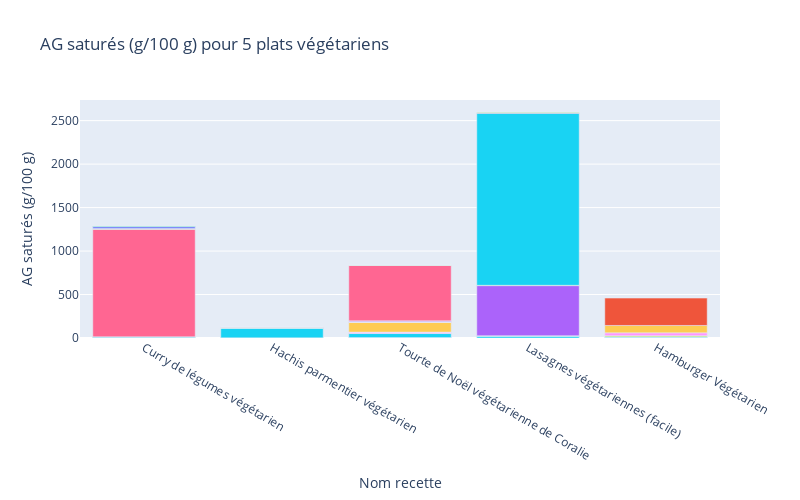

Notebook cell for this chart:
### Code cell
fig = px.bar(result, x="Nom recette", y="AG saturés (g/100 g)", color="Ingrédient", title="AG saturés (g/100 g) pour 5 plats végétariens", width=800, height=500)
fig.update_layout(showlegend=False)
fig.show()

### Figure 1 — Plotly figure (JSON) as saved in the notebook; plotly's stock layout.template omitted (floating-point values rounded to 4 significant figures)
{"data": [{"alignmentgroup": "True", "hovertemplate": "Ingrédient=ail<br>Nom recette=%{x}<br>AG saturés (g/100 g)=%{y}<extra></extra>", "legendgroup": "ail", "marker": {"color": "#636efa", "pattern": {"shape": ""}}, "name": "ail", "offsetgroup": "ail", "orientation": "v", "showlegend": true, "textposition": "auto", "type": "bar", "x": ["Curry de légumes végétarien", "Hachis parmentier végétarien", "Tourte de Noël végétarienne de Coralie"], "xaxis": "x", "y": [1.5, 0.5, 4.8], "yaxis": "y"}, {"alignmentgroup": "True", "hovertemplate": "Ingrédient=basilic<br>Nom recette=%{x}<br>AG saturés (g/100 g)=%{y}<extra></extra>", "legendgroup": "basilic", "marker": {"color": "#EF553B", "pattern": {"shape": ""}}, "name": "basilic", "offsetgroup": "basilic", "orientation": "v", "showlegend": true, "textposition": "auto", "type": "bar", "x": ["Curry de légumes végétarien"], "xaxis": "x", "y": [0.26], "yaxis": "y"}, {"alignmentgroup": "True", "hovertemplate": "Ingrédient=carotte<br>Nom recette=%{x}<br>AG saturés (g/100 g)=%{y}<extra></extra>", "legendgroup": "carotte", "marker": {"color": "#00cc96", "pattern": {"shape": ""}}, "name": "carotte", "offsetgroup": "carotte", "orientation": "v", "showlegend": true, "textposition": "auto", "type": "bar", "x": ["Curry de légumes végétarien", "Hachis parmentier végétarien"], "xaxis": "x", "y": [1.9, 1.781], "yaxis": "y"}, {"alignmentgroup": "True", "hovertemplate": "Ingrédient=citron vert<br>Nom recette=%{x}<br>AG saturés (g/100 g)=%{y}<extra></extra>", "legendgroup": "citron vert", "marker": {"color": "#ab63fa", "pattern": {"shape": ""}}, "name": "citron vert", "offsetgroup": "citron vert", "orientation": "v", "showlegend": true, "textposition": "auto", "type": "bar", "x": ["Curry de légumes végétarien"], "xaxis": "x", "y": [0], "yaxis": "y"}, {"alignmentgroup": "True", "hovertemplate": "Ingrédient=concentre de tomate<br>Nom recette=%{x}<br>AG saturés (g/100 g)=%{y}<extra></extra>", "legendgroup": "concentre de tomate", "marker": {"color": "#FFA15A", "pattern": {"shape": ""}}, "name": "concentre de tomate", "offsetgroup": "concentre de tomate", "orientation": "v", "showlegend": true, "textposition": "auto", "type": "bar", "x": ["Curry de légumes végétarien"], "xaxis": "x", "y": [0.6975], "yaxis": "y"}, {"alignmentgroup": "True", "hovertemplate": "Ingrédient=courgette<br>Nom recette=%{x}<br>AG saturés (g/100 g)=%{y}<extra></extra>", "legendgroup": "courgette", "marker": {"color": "#19d3f3", "pattern": {"shape": ""}}, "name": "courgette", "offsetgroup": "courgette", "orientation": "v", "showlegend": true, "textposition": "auto", "type": "bar", "x": ["Curry de légumes végétarien", "Lasagnes végétariennes (facile)"], "xaxis": "x", "y": [10, 20], "yaxis": "y"}, {"alignmentgroup": "True", "hovertemplate": "Ingrédient=creme de coco<br>Nom recette=%{x}<br>AG saturés (g/100 g)=%{y}<extra></extra>", "legendgroup": "creme de coco", "marker": {"color": "#FF6692", "pattern": {"shape": ""}}, "name": "creme de coco", "offsetgroup": "creme de coco", "orientation": "v", "showlegend": true, "textposition": "auto", "type": "bar", "x": ["Curry de légumes végétarien"], "xaxis": "x", "y": [1238.0], "yaxis": "y"}, {"alignmentgroup": "True", "hovertemplate": "Ingrédient=cumin<br>Nom recette=%{x}<br>AG saturés (g/100 g)=%{y}<extra></extra>", "legendgroup": "cumin", "marker": {"color": "#B6E880", "pattern": {"shape": ""}}, "name": "cumin", "offsetgroup": "cumin", "orientation": "v", "showlegend": true, "textposition": "auto", "type": "bar", "x": ["Curry de légumes végétarien"], "xaxis": "x", "y": [2.888], "yaxis": "y"}, {"alignmentgroup": "True", "hovertemplate": "Ingrédient=echalote<br>Nom recette=%{x}<br>AG saturés (g/100 g)=%{y}<extra></extra>", "legendgroup": "echalote", "marker": {"color": "#FF97FF", "pattern": {"shape": ""}}, "name": "echalote", "offsetgroup": "echalote", "orientation": "v", "showlegend": true, "textposition": "auto", "type": "bar", "x": ["Curry de légumes végétarien", "Tourte de Noël végétarienne de Coralie"], "xaxis": "x", "y": [3.6, 0.96], "yaxis": "y"}, {"alignmentgroup": "True", "hovertemplate": "Ingrédient=patate douce<br>Nom recette=%{x}<br>AG saturés (g/100 g)=%{y}<extra></extra>", "legendgroup": "patate douce", "marker": {"color": "#FECB52", "pattern": {"shape": ""}}, "name": "patate douce", "offsetgroup": "patate douce", "orientation": "v", "showlegend": true, "textposition": "auto", "type": "bar", "x": ["Curry de légumes végétarien"], "xaxis": "x", "y": [2.1], "yaxis": "y"}, {"alignmentgroup": "True", "hovertemplate": "Ingrédient=pate de curry<br>Nom recette=%{x}<br>AG saturés (g/100 g)=%{y}<extra></extra>", "legendgroup": "pate de curry", "marker": {"color": "#636efa", "pattern": {"shape": ""}}, "name": "pate de curry", "offsetgroup": "pate de curry", "orientation": "v", "showlegend": true, "textposition": "auto", "type": "bar", "x": ["Curry de légumes végétarien"], "xaxis": "x", "y": [20.62], "yaxis": "y"}, {"alignmentgroup": "True", "hovertemplate": "Ingrédient=petit piment<br>Nom recette=%{x}<br>AG saturés (g/100 g)=%{y}<extra></extra>", "legendgroup": "petit piment", "marker": {"color": "#EF553B", "pattern": {"shape": ""}}, "name": "petit piment", "offsetgroup": "petit piment", "orientation": "v", "showlegend": true, "textposition": "auto", "type": "bar", "x": ["Curry de légumes végétarien"], "xaxis": "x", "y": [0.2325], "yaxis": "y"}, {"alignmentgroup": "True", "hovertemplate": "Ingrédient=poivre<br>Nom recette=%{x}<br>AG saturés (g/100 g)=%{y}<extra></extra>", "legendgroup": "poivre", "marker": {"color": "#00cc96", "pattern": {"shape": ""}}, "name": "poivre", "offsetgroup": "poivre", "orientation": "v", "showlegend": true, "textposition": "auto", "type": "bar", "x": ["Curry de légumes végétarien", "Lasagnes végétariennes (facile)"], "xaxis": "x", "y": [5.8, 5.8], "yaxis": "y"}, {"alignmentgroup": "True", "hovertemplate": "Ingrédient=sel<br>Nom recette=%{x}<br>AG saturés (g/100 g)=%{y}<extra></extra>", "legendgroup": "sel", "marker": {"color": "#ab63fa", "pattern": {"shape": ""}}, "name": "sel", "offsetgroup": "sel", "orientation": "v", "showlegend": true, "textposition": "auto", "type": "bar", "x": ["Curry de légumes végétarien", "Lasagnes végétariennes (facile)"], "xaxis": "x", "y": [null, null], "yaxis": "y"}, {"alignmentgroup": "True", "hovertemplate": "Ingrédient=celeri<br>Nom recette=%{x}<br>AG saturés (g/100 g)=%{y}<extra></extra>", "legendgroup": "celeri", "marker": {"color": "#FFA15A", "pattern": {"shape": ""}}, "name": "celeri", "offsetgroup": "celeri", "orientation": "v", "showlegend": true, "textposition": "auto", "type": "bar", "x": ["Hachis parmentier végétarien"], "xaxis": "x", "y": [null], "yaxis": "y"}, {"alignmentgroup": "True", "hovertemplate": "Ingrédient=huile d'olive<br>Nom recette=%{x}<br>AG saturés (g/100 g)=%{y}<extra></extra>", "legendgroup": "huile d'olive", "marker": {"color": "#19d3f3", "pattern": {"shape": ""}}, "name": "huile d'olive", "offsetgroup": "huile d'olive", "orientation": "v", "showlegend": true, "textposition": "auto", "type": "bar", "x": ["Hachis parmentier végétarien", "Tourte de Noël végétarienne de Coralie"], "xaxis": "x", "y": [114, 45.6], "yaxis": "y"}, {"alignmentgroup": "True", "hovertemplate": "Ingrédient=navet<br>Nom recette=%{x}<br>AG saturés (g/100 g)=%{y}<extra></extra>", "legendgroup": "navet", "marker": {"color": "#FF6692", "pattern": {"shape": ""}}, "name": "navet", "offsetgroup": "navet", "orientation": "v", "showlegend": true, "textposition": "auto", "type": "bar", "x": ["Hachis parmentier végétarien"], "xaxis": "x", "y": [0.5], "yaxis": "y"}, {"alignmentgroup": "True", "hovertemplate": "Ingrédient=oignon<br>Nom recette=%{x}<br>AG saturés (g/100 g)=%{y}<extra></extra>", "legendgroup": "oignon", "marker": {"color": "#B6E880", "pattern": {"shape": ""}}, "name": "oignon", "offsetgroup": "oignon", "orientation": "v", "showlegend": true, "textposition": "auto", "type": "bar", "x": ["Hachis parmentier végétarien", "Hamburger Végétarien ", "Lasagnes végétariennes (facile)"], "xaxis": "x", "y": [0, 0, 0], "yaxis": "y"}, {"alignmentgroup": "True", "hovertemplate": "Ingrédient=pain de mie<br>Nom recette=%{x}<br>AG saturés (g/100 g)=%{y}<extra></extra>", "legendgroup": "pain de mie", "marker": {"color": "#FF97FF", "pattern": {"shape": ""}}, "name": "pain de mie", "offsetgroup": "pain de mie", "orientation": "v", "showlegend": true, "textposition": "auto", "type": "bar", "x": ["Hachis parmentier végétarien"], "xaxis": "x", "y": [0.8], "yaxis": "y"}, {"alignmentgroup": "True", "hovertemplate": "Ingrédient=persil<br>Nom recette=%{x}<br>AG saturés (g/100 g)=%{y}<extra></extra>", "legendgroup": "persil", "marker": {"color": "#FECB52", "pattern": {"shape": ""}}, "name": "persil", "offsetgroup": "persil", "orientation": "v", "showlegend": true, "textposition": "auto", "type": "bar", "x": ["Hachis parmentier végétarien"], "xaxis": "x", "y": [0.5], "yaxis": "y"}, {"alignmentgroup": "True", "hovertemplate": "Ingrédient=poireau<br>Nom recette=%{x}<br>AG saturés (g/100 g)=%{y}<extra></extra>", "legendgroup": "poireau", "marker": {"color": "#636efa", "pattern": {"shape": ""}}, "name": "poireau", "offsetgroup": "poireau", "orientation": "v", "showlegend": true, "textposition": "auto", "type": "bar", "x": ["Hachis parmentier végétarien"], "xaxis": "x", "y": [0], "yaxis": "y"}, {"alignmentgroup": "True", "hovertemplate": "Ingrédient=pommes de terre<br>Nom recette=%{x}<br>AG saturés (g/100 g)=%{y}<extra></extra>", "legendgroup": "pommes de terre", "marker": {"color": "#EF553B", "pattern": {"shape": ""}}, "name": "pommes de terre", "offsetgroup": "pommes de terre", "orientation": "v", "showlegend": true, "textposition": "auto", "type": "bar", "x": ["Hachis parmentier végétarien"], "xaxis": "x", "y": [4.55], "yaxis": "y"}, {"alignmentgroup": "True", "hovertemplate": "Ingrédient=sauce soja<br>Nom recette=%{x}<br>AG saturés (g/100 g)=%{y}<extra></extra>", "legendgroup": "sauce soja", "marker": {"color": "#00cc96", "pattern": {"shape": ""}}, "name": "sauce soja", "offsetgroup": "sauce soja", "orientation": "v", "showlegend": true, "textposition": "auto", "type": "bar", "x": ["Hachis parmentier végétarien"], "xaxis": "x", "y": [0.01063], "yaxis": "y"}, {"alignmentgroup": "True", "hovertemplate": "Ingrédient=chapelure<br>Nom recette=%{x}<br>AG saturés (g/100 g)=%{y}<extra></extra>", "legendgroup": "chapelure", "marker": {"color": "#ab63fa", "pattern": {"shape": ""}}, "name": "chapelure", "offsetgroup": "chapelure", "orientation": "v", "showlegend": true, "textposition": "auto", "type": "bar", "x": ["Hamburger Végétarien "], "xaxis": "x", "y": [1.88], "yaxis": "y"}, {"alignmentgroup": "True", "hovertemplate": "Ingrédient=cornichon<br>Nom recette=%{x}<br>AG saturés (g/100 g)=%{y}<extra></extra>", "legendgroup": "cornichon", "marker": {"color": "#FFA15A", "pattern": {"shape": ""}}, "name": "cornichon", "offsetgroup": "cornichon", "orientation": "v", "showlegend": true, "textposition": "auto", "type": "bar", "x": ["Hamburger Végétarien "], "xaxis": "x", "y": [0], "yaxis": "y"}, {"alignmentgroup": "True", "hovertemplate": "Ingrédient=epice<br>Nom recette=%{x}<br>AG saturés (g/100 g)=%{y}<extra></extra>", "legendgroup": "epice", "marker": {"color": "#19d3f3", "pattern": {"shape": ""}}, "name": "epice", "offsetgroup": "epice", "orientation": "v", "showlegend": true, "textposition": "auto", "type": "bar", "x": ["Hamburger Végétarien "], "xaxis": "x", "y": [9.68], "yaxis": "y"}, {"alignmentgroup": "True", "hovertemplate": "Ingrédient=farine<br>Nom recette=%{x}<br>AG saturés (g/100 g)=%{y}<extra></extra>", "legendgroup": "farine", "marker": {"color": "#FF6692", "pattern": {"shape": ""}}, "name": "farine", "offsetgroup": "farine", "orientation": "v", "showlegend": true, "textposition": "auto", "type": "bar", "x": ["Hamburger Végétarien "], "xaxis": "x", "y": [0.78], "yaxis": "y"}, {"alignmentgroup": "True", "hovertemplate": "Ingrédient=mayonnaise<br>Nom recette=%{x}<br>AG saturés (g/100 g)=%{y}<extra></extra>", "legendgroup": "mayonnaise", "marker": {"color": "#B6E880", "pattern": {"shape": ""}}, "name": "mayonnaise", "offsetgroup": "mayonnaise", "orientation": "v", "showlegend": true, "textposition": "auto", "type": "bar", "x": ["Hamburger Végétarien "], "xaxis": "x", "y": [14.54], "yaxis": "y"}, {"alignmentgroup": "True", "hovertemplate": "Ingrédient=oeuf<br>Nom recette=%{x}<br>AG saturés (g/100 g)=%{y}<extra></extra>", "legendgroup": "oeuf", "marker": {"color": "#FF97FF", "pattern": {"shape": ""}}, "name": "oeuf", "offsetgroup": "oeuf", "orientation": "v", "showlegend": true, "textposition": "auto", "type": "bar", "x": ["Hamburger Végétarien ", "Tourte de Noël végétarienne de Coralie"], "xaxis": "x", "y": [32.89, 16.45], "yaxis": "y"}, {"alignmentgroup": "True", "hovertemplate": "Ingrédient=pains pour hamburger<br>Nom recette=%{x}<br>AG saturés (g/100 g)=%{y}<extra></extra>", "legendgroup": "pains pour hamburger", "marker": {"color": "#FECB52", "pattern": {"shape": ""}}, "name": "pains pour hamburger", "offsetgroup": "pains pour hamburger", "orientation": "v", "showlegend": true, "textposition": "auto", "type": "bar", "x": ["Hamburger Végétarien "], "xaxis": "x", "y": [84.48], "yaxis": "y"}, {"alignmentgroup": "True", "hovertemplate": "Ingrédient=salade<br>Nom recette=%{x}<br>AG saturés (g/100 g)=%{y}<extra></extra>", "legendgroup": "salade", "marker": {"color": "#636efa", "pattern": {"shape": ""}}, "name": "salade", "offsetgroup": "salade", "orientation": "v", "showlegend": true, "textposition": "auto", "type": "bar", "x": ["Hamburger Végétarien "], "xaxis": "x", "y": [0], "yaxis": "y"}, {"alignmentgroup": "True", "hovertemplate": "Ingrédient=toastinette<br>Nom recette=%{x}<br>AG saturés (g/100 g)=%{y}<extra></extra>", "legendgroup": "toastinette", "marker": {"color": "#EF553B", "pattern": {"shape": ""}}, "name": "toastinette", "offsetgroup": "toastinette", "orientation": "v", "showlegend": true, "textposition": "auto", "type": "bar", "x": ["Hamburger Végétarien "], "xaxis": "x", "y": [314.9], "yaxis": "y"}, {"alignmentgroup": "True", "hovertemplate": "Ingrédient=basilic frais<br>Nom recette=%{x}<br>AG saturés (g/100 g)=%{y}<extra></extra>", "legendgroup": "basilic frais", "marker": {"color": "#00cc96", "pattern": {"shape": ""}}, "name": "basilic frais", "offsetgroup": "basilic frais", "orientation": "v", "showlegend": true, "textposition": "auto", "type": "bar", "x": ["Lasagnes végétariennes (facile)"], "xaxis": "x", "y": [0.26], "yaxis": "y"}, {"alignmentgroup": "True", "hovertemplate": "Ingrédient=bechamel<br>Nom recette=%{x}<br>AG saturés (g/100 g)=%{y}<extra></extra>", "legendgroup": "bechamel", "marker": {"color": "#ab63fa", "pattern": {"shape": ""}}, "name": "bechamel", "offsetgroup": "bechamel", "orientation": "v", "showlegend": true, "textposition": "auto", "type": "bar", "x": ["Lasagnes végétariennes (facile)"], "xaxis": "x", "y": [576.2], "yaxis": "y"}, {"alignmentgroup": "True", "hovertemplate": "Ingrédient=coulis de tomate<br>Nom recette=%{x}<br>AG saturés (g/100 g)=%{y}<extra></extra>", "legendgroup": "coulis de tomate", "marker": {"color": "#FFA15A", "pattern": {"shape": ""}}, "name": "coulis de tomate", "offsetgroup": "coulis de tomate", "orientation": "v", "showlegend": true, "textposition": "auto", "type": "bar", "x": ["Lasagnes végétariennes (facile)"], "xaxis": "x", "y": [4], "yaxis": "y"}, {"alignmentgroup": "True", "hovertemplate": "Ingrédient=gruyere rape<br>Nom recette=%{x}<br>AG saturés (g/100 g)=%{y}<extra></extra>", "legendgroup": "gruyere rape", "marker": {"color": "#19d3f3", "pattern": {"shape": ""}}, "name": "gruyere rape", "offsetgroup": "gruyere rape", "orientation": "v", "showlegend": true, "textposition": "auto", "type": "bar", "x": ["Lasagnes végétariennes (facile)"], "xaxis": "x", "y": [1980], "yaxis": "y"}, {"alignmentgroup": "True", "hovertemplate": "Ingrédient=herbes de Provence<br>Nom recette=%{x}<br>AG saturés (g/100 g)=%{y}<extra></extra>", "legendgroup": "herbes de Provence", "marker": {"color": "#FF6692", "pattern": {"shape": ""}}, "name": "herbes de Provence", "offsetgroup": "herbes de Provence", "orientation": "v", "showlegend": true, "textposition": "auto", "type": "bar", "x": ["Lasagnes végétariennes (facile)"], "xaxis": "x", "y": [3.76], "yaxis": "y"}, {"alignmentgroup": "True", "hovertemplate": "Ingrédient=lasagne<br>Nom recette=%{x}<br>AG saturés (g/100 g)=%{y}<extra></extra>", "legendgroup": "lasagne", "marker": {"color": "#B6E880", "pattern": {"shape": ""}}, "name": "lasagne", "offsetgroup": "lasagne", "orientation": "v", "showlegend": true, "textposition": "auto", "type": "bar", "x": ["Lasagnes végétariennes (facile)"], "xaxis": "x", "y": [10.46], "yaxis": "y"}, {"alignmentgroup": "True", "hovertemplate": "Ingrédient=tomate<br>Nom recette=%{x}<br>AG saturés (g/100 g)=%{y}<extra></extra>", "legendgroup": "tomate", "marker": {"color": "#FF97FF", "pattern": {"shape": ""}}, "name": "tomate", "offsetgroup": "tomate", "orientation": "v", "showlegend": true, "textposition": "auto", "type": "bar", "x": ["Lasagnes végétariennes (facile)", "Tourte de Noël végétarienne de Coralie"], "xaxis": "x", "y": [0, 0], "yaxis": "y"}, {"alignmentgroup": "True", "hovertemplate": "Ingrédient=beurre<br>Nom recette=%{x}<br>AG saturés (g/100 g)=%{y}<extra></extra>", "legendgroup": "beurre", "marker": {"color": "#FECB52", "pattern": {"shape": ""}}, "name": "beurre", "offsetgroup": "beurre", "orientation": "v", "showlegend": true, "textposition": "auto", "type": "bar", "x": ["Tourte de Noël végétarienne de Coralie"], "xaxis": "x", "y": [110.8], "yaxis": "y"}, {"alignmentgroup": "True", "hovertemplate": "Ingrédient=champignon<br>Nom recette=%{x}<br>AG saturés (g/100 g)=%{y}<extra></extra>", "legendgroup": "champignon", "marker": {"color": "#636efa", "pattern": {"shape": ""}}, "name": "champignon", "offsetgroup": "champignon", "orientation": "v", "showlegend": true, "textposition": "auto", "type": "bar", "x": ["Tourte de Noël végétarienne de Coralie"], "xaxis": "x", "y": [1.512], "yaxis": "y"}, {"alignmentgroup": "True", "hovertemplate": "Ingrédient=epinard<br>Nom recette=%{x}<br>AG saturés (g/100 g)=%{y}<extra></extra>", "legendgroup": "epinard", "marker": {"color": "#EF553B", "pattern": {"shape": ""}}, "name": "epinard", "offsetgroup": "epinard", "orientation": "v", "showlegend": true, "textposition": "auto", "type": "bar", "x": ["Tourte de Noël végétarienne de Coralie"], "xaxis": "x", "y": [3.25], "yaxis": "y"}, {"alignmentgroup": "True", "hovertemplate": "Ingrédient=gingembre<br>Nom recette=%{x}<br>AG saturés (g/100 g)=%{y}<extra></extra>", "legendgroup": "gingembre", "marker": {"color": "#00cc96", "pattern": {"shape": ""}}, "name": "gingembre", "offsetgroup": "gingembre", "orientation": "v", "showlegend": true, "textposition": "auto", "type": "bar", "x": ["Tourte de Noël végétarienne de Coralie"], "xaxis": "x", "y": [1.3], "yaxis": "y"}, {"alignmentgroup": "True", "hovertemplate": "Ingrédient=madere<br>Nom recette=%{x}<br>AG saturés (g/100 g)=%{y}<extra></extra>", "legendgroup": "madere", "marker": {"color": "#ab63fa", "pattern": {"shape": ""}}, "name": "madere", "offsetgroup": "madere", "orientation": "v", "showlegend": true, "textposition": "auto", "type": "bar", "x": ["Tourte de Noël végétarienne de Coralie"], "xaxis": "x", "y": [13.2], "yaxis": "y"}, {"alignmentgroup": "True", "hovertemplate": "Ingrédient=marron<br>Nom recette=%{x}<br>AG saturés (g/100 g)=%{y}<extra></extra>", "legendgroup": "marron", "marker": {"color": "#FFA15A", "pattern": {"shape": ""}}, "name": "marron", "offsetgroup": "marron", "orientation": "v", "showlegend": true, "textposition": "auto", "type": "bar", "x": ["Tourte de Noël végétarienne de Coralie"], "xaxis": "x", "y": [0], "yaxis": "y"}, {"alignmentgroup": "True", "hovertemplate": "Ingrédient=miel<br>Nom recette=%{x}<br>AG saturés (g/100 g)=%{y}<extra></extra>", "legendgroup": "miel", "marker": {"color": "#19d3f3", "pattern": {"shape": ""}}, "name": "miel", "offsetgroup": "miel", "orientation": "v", "showlegend": true, "textposition": "auto", "type": "bar", "x": ["Tourte de Noël végétarienne de Coralie"], "xaxis": "x", "y": [0], "yaxis": "y"}, {"alignmentgroup": "True", "hovertemplate": "Ingrédient=pate feuilletee<br>Nom recette=%{x}<br>AG saturés (g/100 g)=%{y}<extra></extra>", "legendgroup": "pate feuilletee", "marker": {"color": "#FF6692", "pattern": {"shape": ""}}, "name": "pate feuilletee", "offsetgroup": "pate feuilletee", "orientation": "v", "showlegend": true, "textposition": "auto", "type": "bar", "x": ["Tourte de Noël végétarienne de Coralie"], "xaxis": "x", "y": [636], "yaxis": "y"}, {"alignmentgroup": "True", "hovertemplate": "Ingrédient=sucre en poudre<br>Nom recette=%{x}<br>AG saturés (g/100 g)=%{y}<extra></extra>", "legendgroup": "sucre en poudre", "marker": {"color": "#B6E880", "pattern": {"shape": ""}}, "name": "sucre en poudre", "offsetgroup": "sucre en poudre", "orientation": "v", "showlegend": true, "textposition": "auto", "type": "bar", "x": ["Tourte de Noël végétarienne de Coralie"], "xaxis": "x", "y": [6.55], "yaxis": "y"}, {"alignmentgroup": "True", "hovertemplate": "Ingrédient=thym<br>Nom recette=%{x}<br>AG saturés (g/100 g)=%{y}<extra></extra>", "legendgroup": "thym", "marker": {"color": "#FF97FF", "pattern": {"shape": ""}}, "name": "thym", "offsetgroup": "thym", "orientation": "v", "showlegend": true, "textposition": "auto", "type": "bar", "x": ["Tourte de Noël végétarienne de Coralie"], "xaxis": "x", "y": [0.235], "yaxis": "y"}, {"alignmentgroup": "True", "hovertemplate": "Ingrédient=vinaigre balsamique<br>Nom recette=%{x}<br>AG saturés (g/100 g)=%{y}<extra></extra>", "legendgroup": "vinaigre balsamique", "marker": {"color": "#FECB52", "pattern": {"shape": ""}}, "name": "vinaigre balsamique", "offsetgroup": "vinaigre balsamique", "orientation": "v", "showlegend": true, "textposition": "auto", "type": "bar", "x": ["Tourte de Noël végétarienne de Coralie"], "xaxis": "x", "y": [0], "yaxis": "y"}], "layout": {"barmode": "relative", "dragmode": "select", "height": 500, "legend": {"title": {"text": "Ingrédient"}, "tracegroupgap": 0}, "showlegend": false, "title": {"text": "AG saturés (g/100 g) pour 5 plats végétariens"}, "width": 800, "xaxis": {"anchor": "y", "autorange": false, "domain": [0, 1], "range": [-0.5, 4.5], "title": {"text": "Nom recette"}, "type": "category"}, "yaxis": {"anchor": "x", "autorange": false, "domain": [0, 1], "range": [0, 2737.0], "title": {"text": "AG saturés (g/100 g)"}, "type": "linear"}}}
